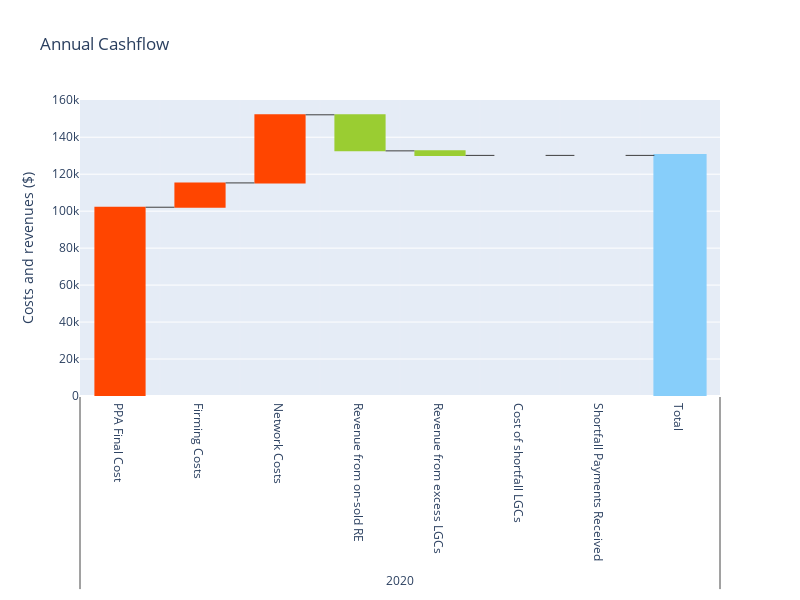

Here is the notebook cell this chart was saved with:
### Code cell
# We can chart the bill results in two ways: a bar chart, allowing for comparison
# between individual components across time periods and against the cost of 
# procurement purely on the wholesale market:

charts.plot_bill_components(
    bill_results=bill.astype(float),
    wholesale_bill_results=wholesale_bill.astype(float),
    settlement_period='Y',
)

# Or as a waterfall chart to view cashflows:
charts.plot_cashflow(bill_results=bill.astype(float))

### Figure 1 — Plotly figure (JSON) as saved in the notebook; plotly's stock layout.template omitted (floating-point values rounded to 4 significant figures)
{"data": [{"connector": {"line": {"color": "rgb(63, 63, 63)", "width": 1}}, "decreasing": {"marker": {"color": "yellowgreen"}}, "increasing": {"marker": {"color": "orangered"}}, "measure": ["relative", "relative", "relative", "relative", "relative", "relative", "relative", "total"], "name": "", "orientation": "v", "totals": {"marker": {"color": "lightskyblue", "line": {"color": "lightskyblue", "width": 2}}}, "type": "waterfall", "x": [[2020, 2020, 2020, 2020, 2020, 2020, 2020, 2020], ["PPA Final Cost", "Firming Costs", "Network Costs", "Revenue from on-sold RE", "Revenue from excess LGCs", "Cost of shortfall LGCs", "Shortfall Payments Received", "Total"]], "y": [102100.0, 13150.0, 36850.0, -19510.0, -2451.0, 0, 0, null]}], "layout": {"height": 600, "title": {"text": "Annual Cashflow"}, "waterfallgroupgap": 0.2, "width": 800, "xaxis": {"gridcolor": "white", "gridwidth": 0.1, "showgrid": true}, "yaxis": {"title": {"text": "Costs and revenues ($)"}}}}
